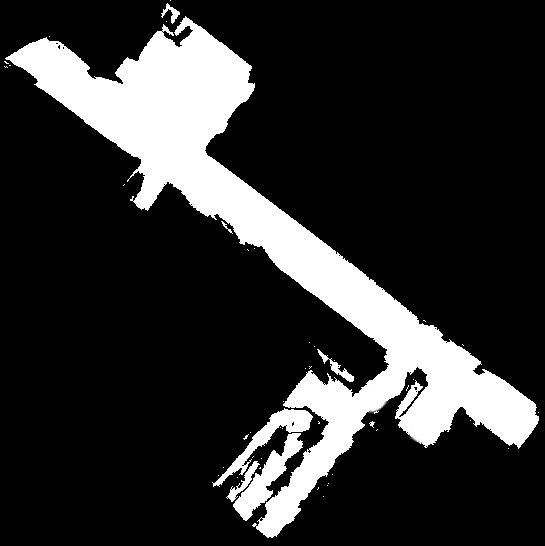
#> input picture run/map.png, 545 x 546 px, found by its file name
$ python test.py
#> lines starting #> are read from the running program, lines starting #| are printed output that depends on the picture; long printed decimals are rounded
import numpy as np
import cv2
from scipy.spatial import cKDTree

# 加载地图和参数
image_path = '/home/wayne/workspace/run/map.png'  # 地图文件路径
map_image = cv2.imread(image_path, cv2.IMREAD_GRAYSCALE)
#> map_image is the input picture: shape (546, 545); min 0, max 255, mean 47

# YAML 文件参数
resolution = 0.05  # 每像素对应的实际距离（单位：米）
origin = [-6.884753227233887, -23.146076202392578, 0.0]  # 左下角原点的实际坐标

def world_to_pixel(world_coords):
    """
    将世界坐标转换为图像像素坐标。
    """
    x, y = world_coords
    pixel_x = int((x - origin[0]) / resolution)
    pixel_y = map_image.shape[0] - int((y - origin[1]) / resolution)
    return pixel_x, pixel_y

def pixel_to_world(pixel_coords):
    """
    将图像像素坐标转换为世界坐标。
    """
    px, py = pixel_coords
    world_x = px * resolution + origin[0]
    world_y = (map_image.shape[0] - py)* resolution + origin[1]
    return world_x, world_y

def find_nearest_feasible_point(map_image, pixel_coords):
    """
    找到最近的可行点。
    """
    h, w = map_image.shape
    free_points = np.argwhere(map_image > 200)  # 获取所有白色区域（可行区域）
    tree = cKDTree(free_points)  # 构建空间索引
    distance, index = tree.query(pixel_coords)  # 查询最近点
    nearest_pixel = free_points[index]
    return (nearest_pixel[1], nearest_pixel[0])

def is_point_feasible(world_coords):
    """
    检查输入点是否在可行区域。
    如果不可行，返回最近的可行点。
    """
    # 转换为像素坐标
    pixel_coords = world_to_pixel(world_coords)
    px, py = pixel_coords
    print(px, py)

    # 检查是否在图像范围内
    if 0 <= px < map_image.shape[1] and 0 <= py < map_image.shape[0]:
        if map_image[py, px] > 200:  # 检查是否为白色区域
            return True, world_coords
        else:
            # 找最近的可行点
            nearest_pixel = find_nearest_feasible_point(map_image, (py, px))
            nearest_world = pixel_to_world(nearest_pixel)
            return False, nearest_world
    else:
        raise ValueError("输入点超出地图范围！")


# 测试
input_coords = [4.98, -1.52]  # 输入二维坐标
# input_coords = [7.81, -3.69]  # 输入二维坐标
feasible, result_coords = is_point_feasible(input_coords)
#| 237 114
#> in find_nearest_feasible_point, `free_points = np.argwhere(map_image > 200)`: free_points = 54830 pairs, first value 0 to 537, second value 4 to 538
#> in find_nearest_feasible_point, `distance, index = tree.query(pixel_coords)`: distance = 5; index = 13647
#> in find_nearest_feasible_point, `nearest_pixel = free_points[index]`: nearest_pixel = [111, 233]
#> in is_point_feasible, `nearest_pixel = find_nearest_feasible_point(map_image, (py, px))`: nearest_pixel = (233, 111)
#> in pixel_to_world, `px, py = pixel_coords`: px = 233; py = 111
#> in pixel_to_world, `world_x = px * resolution + origin[0]`: world_x = 4.77
#> in pixel_to_world, `world_y = (map_image.shape[0] - py)* resolution + origin[1]`: world_y = -1.4
#> in is_point_feasible, `nearest_world = pixel_to_world(nearest_pixel)`: nearest_world = (4.77, -1.4)
#> feasible = False; result_coords = (4.77, -1.4)
if feasible:
    print(f"输入点 {input_coords} 在可行区域内。")
else:
    print(f"输入点 {input_coords} 不在可行区域，最近的可行点是 {result_coords}.")
#| 输入点 [4.98, -1.52] 不在可行区域，最近的可行点是 (4.765, -1.396).
    pixel_coords = world_to_pixel(result_coords)
#> pixel_coords = (233, 111)
    px, py = pixel_coords
#> px = 233; py = 111
    print(px, py)
#| 233 111

import matplotlib.pylab as plt
plt.figure()
plt.axis('off')
plt.imshow(map_image,cmap='gray')
plt.scatter([235],[113])
plt.show()
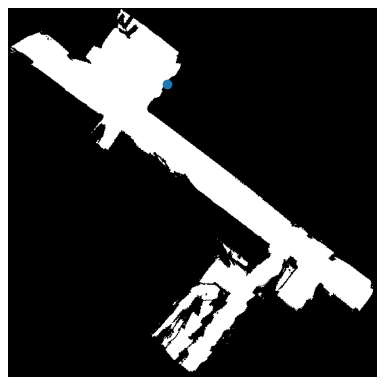
#> figure drawn by matplotlib, 1 panel

$ run again, with run/scan_by_robot.png copied over run/map.png
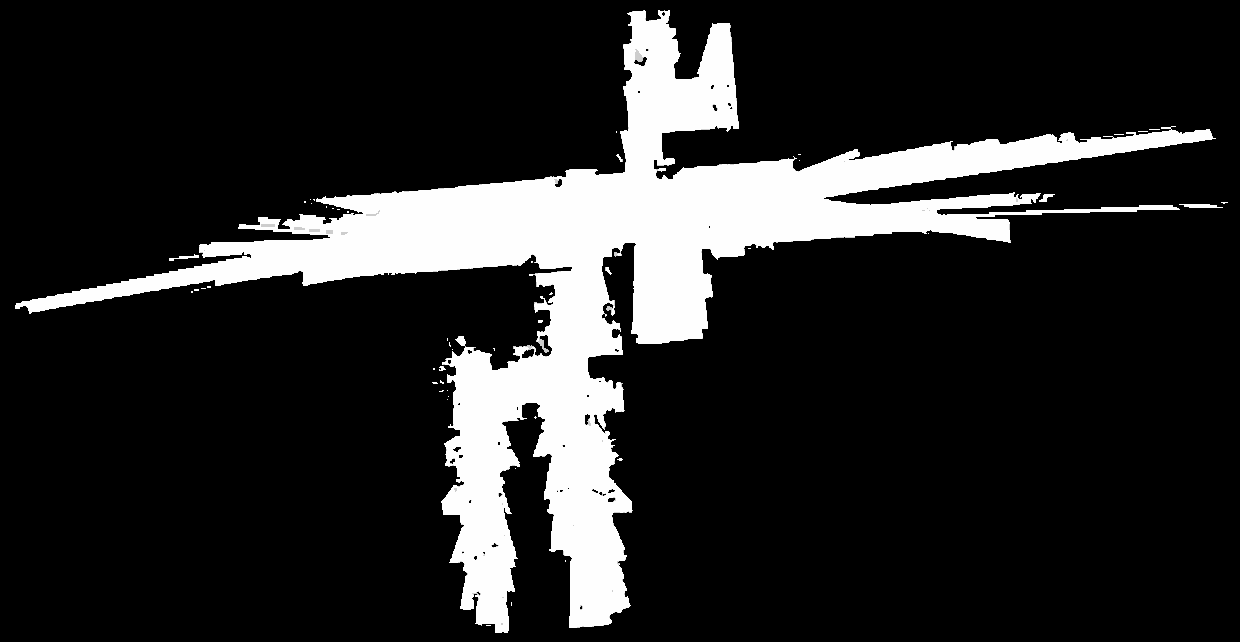
#> input picture run/scan_by_robot.png, 1240 x 642 px, found by its file name
#> map_image is the input picture: shape (642, 1240); min 0, max 254, mean 40
#| 237 210
#> free_points = 125531 pairs, first value 10 to 632, second value 15 to 1227
#> distance = 14.14; index = 50796
#> in find_nearest_feasible_point, `nearest_pixel = free_points[index]`: nearest_pixel = [224, 239]
#> in is_point_feasible, `nearest_pixel = find_nearest_feasible_point(map_image, (py, px))`: nearest_pixel = (239, 224)
#> in pixel_to_world, `px, py = pixel_coords`: px = 239; py = 224
#> world_x = 5.07
#> world_y = -2.25
#> nearest_world = (5.07, -2.25)
#> feasible = False; result_coords = (5.07, -2.25)
#| 输入点 [4.98, -1.52] 不在可行区域，最近的可行点是 (5.065, -2.246).
#> `pixel_coords = world_to_pixel(result_coords)`: pixel_coords = (239, 224)
#> `px, py = pixel_coords`: px = 239; py = 224
#| 239 224
#> `plt.show()`:
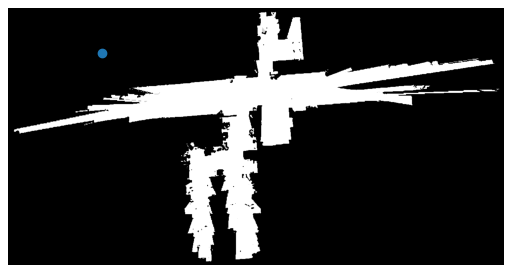
#> figure drawn by matplotlib, 1 panel
